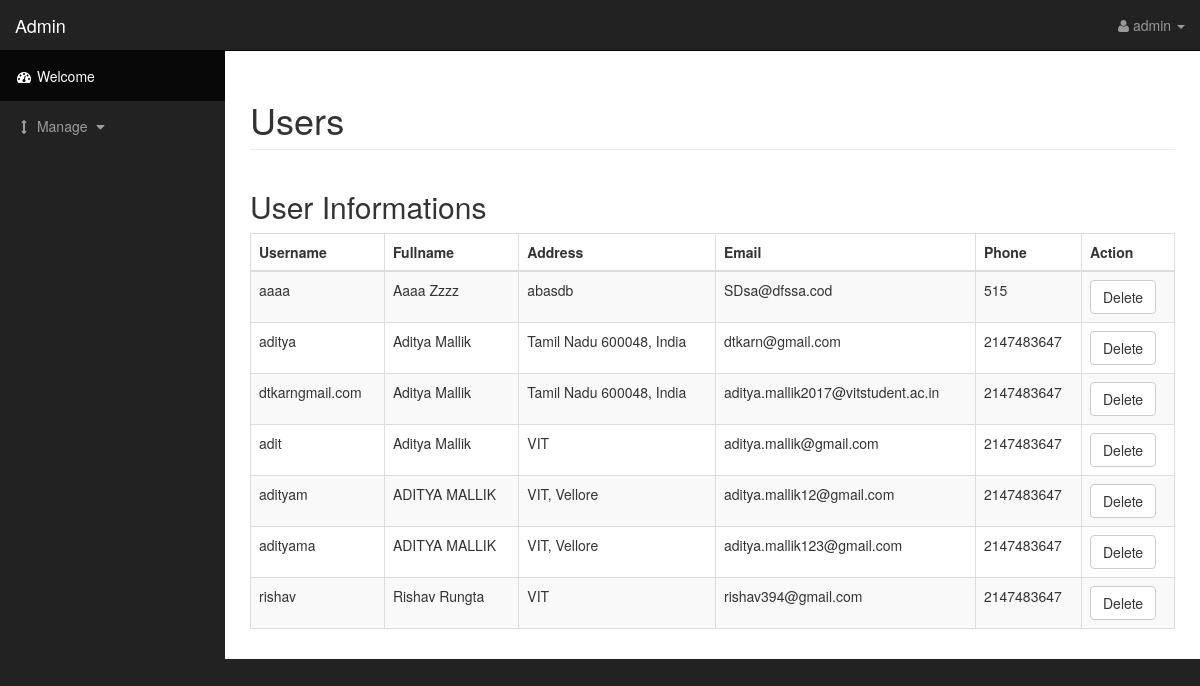
Page /admin/index.php?adp=1 (signed in) on the committed database.
### tables this page shows
CREATE TABLE `user` (
  `sl` int(128) NOT NULL,
  `fname` varchar(256) NOT NULL,
  `lname` varchar(256) NOT NULL,
  `address` varchar(256) NOT NULL,
  `email` varchar(256) NOT NULL,
  `phone` int(128) NOT NULL,
  `username` varchar(200) NOT NULL,
  `password` varchar(256) NOT NULL,
  `image` longblob NOT NULL,
  `imagename` varchar(180) NOT NULL
);

### admin/viewuser.php (the view, shortened to what this page needs)
<div class="container-fluid">
            <div class="row">
                <div class="col-lg-12">
                    <h1 class="page-header">
                        Users
                    </h1>
                </div>
            </div>
            <?php
            if(isset($_SESSION['valid'])==True){?>
            <div class="row">
                <div class="col-lg-6" style="width: 100%">
                    <h2>User Informations</h2>
                    <div class="table-responsive">
                        <table class="table table-bordered table-hover table-striped">
                            <thead>
                                <tr>
                                    <th>Username</th>
                                    <th>Fullname</th>
                                    <th>Address</th>
                                    <th>Email</th>
                                    <th>Phone</th>
                                    <th>Action</th>
                                </tr>
                            </thead>
                            <tbody>
                                <?php
                                $sql = "select * from user";
                                $result = mysqli_query($conn,$sql);
                                while($row = mysqli_fetch_array($result))
                                {
                                    echo "<tr>
                                    <td>".$row[6]."</td>
                                    <td>".$row[1]." ".$row[2]."</td>
                                    <td>".$row[3]."</td>
                                    <td>".$row[4]."</td>
                                    <td>".$row[5]."</td>
                                    <td><form method=\"post\" action=\"delete.php\"><a href=\"delete.php?id=".$row['0']."\" class=\"delete\"><input type=\"button\" class=\"btn btn-default\" value=\"Delete\"></a></form></td>
                                </tr>";
                            }
                            ?>
                        </tbody>
                    </table>
                </div>
            </div>
        </div>
        <?php
    }
    ?>
</div>

### admin/index.php (shortened to what this page needs)
<?php
include_once 'connect.php';
?>
<!DOCTYPE html>
<html lang="en">
<head>
    <link href="css/bootstrap.min.css" rel="stylesheet">
    <link href="css/sb-admin.css" rel="stylesheet">
    <link href="css/plugins/morris.css" rel="stylesheet">
    <link href="font-awesome/css/font-awesome.min.css" rel="stylesheet" type="text/css">
    </head>
    <body>
        <div id="wrapper">
            <nav class="navbar navbar-inverse navbar-fixed-top" role="navigation">
                <div class="navbar-header">
                    <a class="navbar-brand" href="?adp=0">Admin</a>
                </div>
                <?php
                if(isset($_SESSION['valid'])==True && ($_SESSION['type'])=="admin"){
                    echo "<ul class=\"nav navbar-right top-nav\">
                    <li class=\"dropdown\">
                        <a href=\"#\" class=\"dropdown-toggle\" data-toggle=\"dropdown\"><i class=\"fa fa-user\"></i> ".$_SESSION['username']." <b class=\"caret\"></b></a>
                        <ul class=\"dropdown-menu\">
                            <li>
                                <a href=\"#\"><i class=\"fa fa-fw fa-user\"></i> Profile</a>
                            </li>
                            <li class=\"divider\"></li>
                            <li>
                                <a href=\"logout.php\"><i class=\"fa fa-fw fa-power-off\"></i> Log Out</a>
                            </li>
                        </ul>
                    </li>
                </ul>";
            }
            ?>
            <?php
            if(isset($_SESSION['valid'])==True && ($_SESSION['type'])=="admin"){?>
            <div class="collapse navbar-collapse navbar-ex1-collapse">
                <ul class="nav navbar-nav side-nav">
                    <li class="active">
                        <a href="?adp=0"><i class="fa fa-fw fa-dashboard"></i> Welcome</a>
                    </li>
                    <li>
                        <a href="javascript:;" data-toggle="collapse" data-target="#demo"><i class="fa fa-fw fa-arrows-v"></i> Manage <i class="fa fa-fw fa-caret-down"></i></a>
                    </li>
                </ul>
            </div>
            <?php
        }
        ?>
    </nav>
<div id="page-wrapper">
    <?php
    if(isset($_SESSION['valid'])==True && ($_SESSION['type'])=="admin"){
    $page = $_GET['adp'];
    if ($page=='1') {
        include "viewuser.php";
    }
    elseif ($page=='2') {
        include "viewRestaurant.php";
    }
    elseif ($page=='3') {
        include "add_restaurant.php";
    }
    elseif ($page=='4') {
        include "add_menu_item.php";
    }
    elseif ($page=='5') {
        include "delivery.php";
    }
}
?>
</div>
</div>
</body>
</html>

### admin/css/sb-admin.css (style rules this page uses)
body { margin-top: 100px; background-color: #222; }
@media (min-width:768px) { body { margin-top: 50px; } }
#wrapper { padding-left: 0; }
#page-wrapper { width: 100%; padding: 0; background-color: #fff; }
@media (min-width:768px) { #wrapper { padding-left: 225px; } }
@media (min-width:768px) { #page-wrapper { padding: 10px; } }
.top-nav { padding: 0 15px; }
.top-nav>li { display: inline-block; float: left; }
.top-nav>li>a { padding-top: 15px; padding-bottom: 15px; line-height: 20px; color: #999; }
@media (min-width:768px) { .side-nav { position: fixed; top: 51px; left: 225px; width: 225px; margin-left: -225px; border: none; border-radius: 0; overflow-y: auto; background-color: #222; bottom: 0; overflow-x: hidden; padding-bottom: 40px; } }
@media (min-width:768px) { .side-nav>li>a { width: 225px; } }

### rows in the picture
user: username "aaaa", fname "Aaaa", lname "Zzzz", address "abasdb", email "SDsa@dfssa.cod", phone "515"
user: username "aditya", fname "Aditya", lname "Mallik", address "Tamil Nadu 600048, India", email "dtkarn@gmail.com", phone "2147483647"
user: username "dtkarngmail.com", fname "Aditya", lname "Mallik", address "Tamil Nadu 600048, India", email "aditya.mallik2017@vitstudent.ac.in", phone "2147483647"
user: username "adit", fname "Aditya", lname "Mallik", address "VIT", email "aditya.mallik@gmail.com", phone "2147483647"
user: username "adityam", fname "ADITYA", lname "MALLIK", address "VIT, Vellore", email "aditya.mallik12@gmail.com", phone "2147483647"
user: username "adityama", fname "ADITYA", lname "MALLIK", address "VIT, Vellore", email "aditya.mallik123@gmail.com", phone "2147483647"
user: username "rishav", fname "Rishav", lname "Rungta", address "VIT", email "rishav394@gmail.com", phone "2147483647"

### other values in the picture
$_SESSION['username'] "admin"
